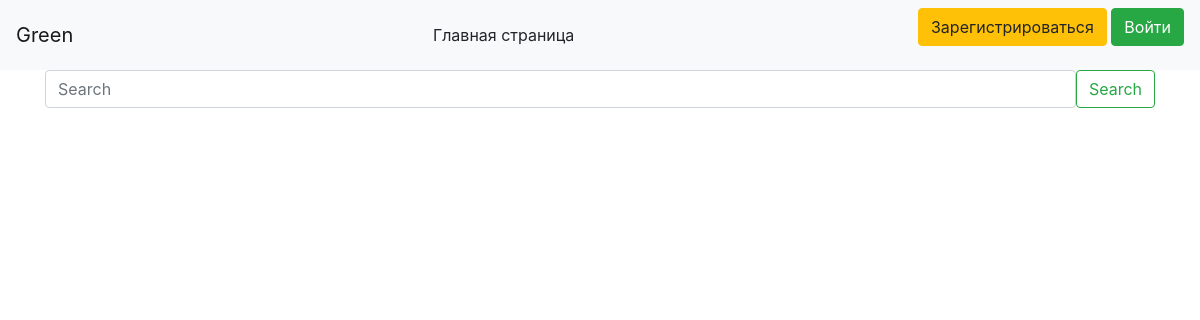
Before: /main_page with the older database file.
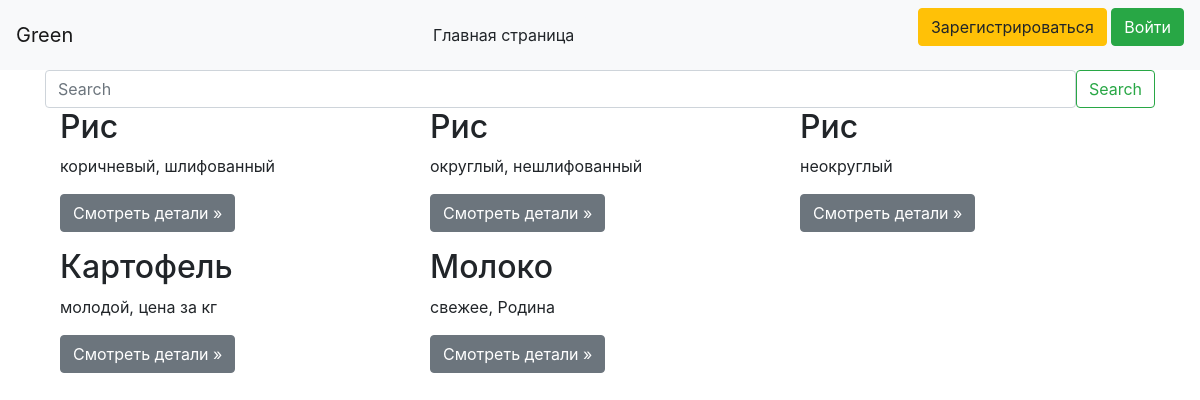
After: the same page with the newer database file.
### data/product.py (models this page shows)
class Products(SqlAlchemyBase):
    __tablename__ = 'products'
    id = sqlalchemy.Column(sqlalchemy.Integer,
                           primary_key=True, autoincrement=True)
    title = sqlalchemy.Column(sqlalchemy.String, nullable=True)
    description = sqlalchemy.Column(sqlalchemy.String, nullable=True)
    city = sqlalchemy.Column(sqlalchemy.String, nullable=True)
    price = sqlalchemy.Column(sqlalchemy.Float, nullable=True)
    created_date = sqlalchemy.Column(sqlalchemy.String, nullable=False)
    company_id = sqlalchemy.Column(sqlalchemy.Integer,
                                   sqlalchemy.ForeignKey("users.id"))
    company = orm.relation('User')

### main.py (the view)
@app.route('/')
@app.route('/main_page')
def main_page():
    search = request.args.get('search')
    db_sess = db_session.create_session()
    if search:
        products = db_sess.query(Products).filter(Products.title.contains(search) |
                                                  Products.description.contains(search) |
                                                  Products.price.contains(search))
    else:
        products = db_sess.query(Products)
    return render_template('main_page.html', products=products)

### data/db_session.py (called while the page is built)
def create_session() -> Session:
    global __factory
    return __factory()

### templates/main_page.html
{% extends "base.html" %}
{% block content %}
<form method="GET" class="d-flex">
    <input class="form-control me-2" type="search" placeholder="Search" name="search" aria-label="Search">
    <button class="btn btn-outline-success" type="submit">Search</button>
</form>
<div class="container">
    <div class="row">
        {% for i in products %}
        <div class="col-md-4">
            <h2>{{ i.title }}</h2>
            <p> {{ i.description }} </p>
            <p><a class="btn btn-secondary" href="/products/{{ i.id }}" role="button">Смотреть детали &raquo;</a></p>
        </div>
        {% endfor %}
    </div>
</div>
{% endblock %}

### templates/base.html (shortened to what this page needs)
<!doctype html>
<html lang="en">
<head>
    <link rel="stylesheet"
          href="https://stackpath.bootstrapcdn.com/bootstrap/4.4.1/css/bootstrap.min.css"
>
</head>
<body>
<header>
    <nav class="navbar navbar-light bg-light">
        <a class="navbar-brand" href="#">Green</a>
        {% if current_user.is_authenticated %}
        <a class="btn btn-light" href="/">Главная страница</a>
        <a class="navbar-brand" href="/profile/{{ current_user.id }}">{{ current_user.login }}</a>
        {% else %}
        <a class="btn btn-light" href="/">Главная страница</a>
        <p>
            <a class="btn btn-warning" href="/register">Зарегистрироваться</a>
            <a class="btn btn-success" href="/login">Войти</a>
        </p>
        {% endif %}
    </nav>
</header>
<main role="main" class="container">
    {% block content %}{% endblock %}
</main>
</body>
</html>

Changed rows visible on the page:
added Products: title "Рис", description "коричневый, шлифованный"
added Products: title "Рис", description "округлый, нешлифованный"
added Products: title "Рис", description "неокруглый"
added Products: title "Картофель", description "молодой, цена за кг"
added Products: title "Молоко", description "свежее, Родина"
